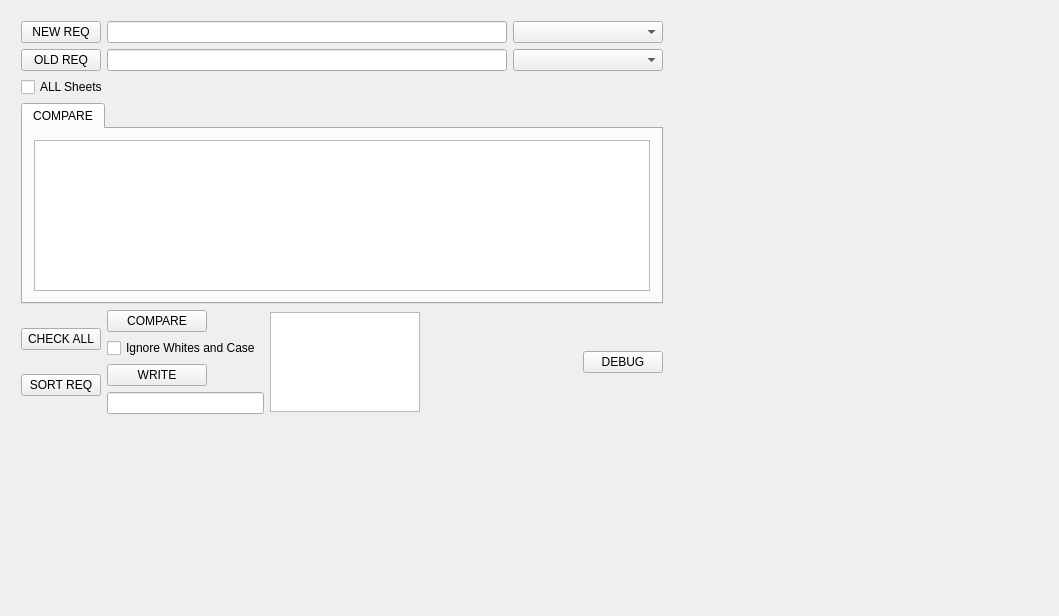
<?xml version="1.0" encoding="UTF-8"?>
<ui version="4.0">
 <class>MainWindow</class>
 <widget class="QMainWindow" name="MainWindow">
  <property name="geometry">
   <rect>
    <x>0</x>
    <y>0</y>
    <width>1059</width>
    <height>616</height>
   </rect>
  </property>
  <property name="windowTitle">
   <string>MainWindow</string>
  </property>
  <widget class="QWidget" name="centralWidget">
   <widget class="QFrame" name="MainFrame">
    <property name="geometry">
     <rect>
      <x>10</x>
      <y>10</y>
      <width>664</width>
      <height>415</height>
     </rect>
    </property>
    <layout class="QVBoxLayout" name="MyMainLayout">
     <item>
      <layout class="QVBoxLayout" name="verticalLayout">
       <property name="sizeConstraint">
        <enum>QLayout::SetDefaultConstraint</enum>
       </property>
       <item>
        <layout class="QHBoxLayout" name="horizontalLayout">
         <item>
          <widget class="QPushButton" name="btnNewReq">
           <property name="text">
            <string>NEW REQ</string>
           </property>
          </widget>
         </item>
         <item>
          <widget class="QLineEdit" name="lineEdit_NewReq"/>
         </item>
         <item>
          <widget class="QComboBox" name="comboBox_SheetsNew">
           <property name="minimumSize">
            <size>
             <width>150</width>
             <height>0</height>
            </size>
           </property>
          </widget>
         </item>
        </layout>
       </item>
       <item>
        <layout class="QHBoxLayout" name="horizontalLayout_2">
         <item>
          <widget class="QPushButton" name="btnOldReq">
           <property name="text">
            <string>OLD REQ</string>
           </property>
          </widget>
         </item>
         <item>
          <widget class="QLineEdit" name="lineEdit_OldReq"/>
         </item>
         <item>
          <widget class="QComboBox" name="comboBox_SheetsOld">
           <property name="minimumSize">
            <size>
             <width>150</width>
             <height>0</height>
            </size>
           </property>
          </widget>
         </item>
        </layout>
       </item>
       <item>
        <widget class="QCheckBox" name="cb_CompAllSheets">
         <property name="text">
          <string>ALL Sheets</string>
         </property>
        </widget>
       </item>
      </layout>
     </item>
     <item>
      <widget class="QTabWidget" name="tabWidget_Results">
       <property name="currentIndex">
        <number>0</number>
       </property>
       <widget class="QWidget" name="pageCompare">
        <attribute name="title">
         <string>COMPARE</string>
        </attribute>
        <layout class="QVBoxLayout" name="verticalLayout_7">
         <item>
          <widget class="QTableWidget" name="tableWidget_Changes">
           <property name="rowCount">
            <number>0</number>
           </property>
           <property name="columnCount">
            <number>0</number>
           </property>
          </widget>
         </item>
        </layout>
       </widget>
      </widget>
     </item>
     <item>
      <layout class="QHBoxLayout" name="horizontalLayout_3">
       <property name="sizeConstraint">
        <enum>QLayout::SetDefaultConstraint</enum>
       </property>
       <item>
        <layout class="QVBoxLayout" name="verticalLayout_5">
         <item>
          <widget class="QPushButton" name="btn_CheckAll">
           <property name="text">
            <string>CHECK ALL</string>
           </property>
          </widget>
         </item>
         <item>
          <widget class="QPushButton" name="btn_SortReq">
           <property name="text">
            <string>SORT REQ</string>
           </property>
          </widget>
         </item>
        </layout>
       </item>
       <item>
        <layout class="QVBoxLayout" name="verticalLayout_6">
         <item>
          <widget class="QPushButton" name="btnCompare">
           <property name="maximumSize">
            <size>
             <width>100</width>
             <height>16777215</height>
            </size>
           </property>
           <property name="text">
            <string>COMPARE</string>
           </property>
          </widget>
         </item>
         <item>
          <widget class="QCheckBox" name="cb_IngnoreWaC">
           <property name="text">
            <string>Ignore Whites and Case</string>
           </property>
          </widget>
         </item>
         <item>
          <widget class="QPushButton" name="btnWrite">
           <property name="maximumSize">
            <size>
             <width>100</width>
             <height>16777215</height>
            </size>
           </property>
           <property name="text">
            <string>WRITE</string>
           </property>
          </widget>
         </item>
         <item>
          <widget class="QLineEdit" name="lineEdit_ReportSuffix"/>
         </item>
        </layout>
       </item>
       <item>
        <widget class="QPlainTextEdit" name="plainTextEdit_Statistic">
         <property name="maximumSize">
          <size>
           <width>150</width>
           <height>100</height>
          </size>
         </property>
        </widget>
       </item>
       <item>
        <spacer name="horizontalSpacer">
         <property name="orientation">
          <enum>Qt::Horizontal</enum>
         </property>
         <property name="sizeHint" stdset="0">
          <size>
           <width>40</width>
           <height>20</height>
          </size>
         </property>
        </spacer>
       </item>
       <item>
        <widget class="QPushButton" name="btn_Debug">
         <property name="text">
          <string>DEBUG</string>
         </property>
        </widget>
       </item>
      </layout>
     </item>
    </layout>
   </widget>
  </widget>
 </widget>
 <layoutdefault spacing="6" margin="11"/>
 <resources/>
 <connections/>
</ui>
